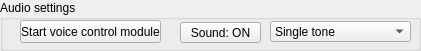
   <widget class="QGroupBox" name="groupBox_2">
    <property name="enabled">
     <bool>true</bool>
    </property>
    <property name="geometry">
     <rect>
      <x>10</x>
      <y>120</y>
      <width>421</width>
      <height>51</height>
     </rect>
    </property>
    <property name="title">
     <string>Audio settings</string>
    </property>
    <widget class="QPushButton" name="SoundButton">
     <property name="geometry">
      <rect>
       <x>180</x>
       <y>22</y>
       <width>81</width>
       <height>21</height>
      </rect>
     </property>
     <property name="text">
      <string>Sound: ON</string>
     </property>
    </widget>
    <widget class="QComboBox" name="SoundComboBox">
     <property name="enabled">
      <bool>true</bool>
     </property>
     <property name="geometry">
      <rect>
       <x>270</x>
       <y>21</y>
       <width>141</width>
       <height>21</height>
      </rect>
     </property>
     <item>
      <property name="text">
       <string>Single tone</string>
      </property>
     </item>
     <item>
      <property name="text">
       <string>Music Scale</string>
      </property>
     </item>
     <item>
      <property name="text">
       <string>Sequence-specific tones</string>
      </property>
     </item>
     <item>
      <property name="text">
       <string>Mario</string>
      </property>
     </item>
    </widget>
    <widget class="QPushButton" name="pushButton">
     <property name="geometry">
      <rect>
       <x>20</x>
       <y>20</y>
       <width>141</width>
       <height>23</height>
      </rect>
     </property>
     <property name="text">
      <string>Start voice control module</string>
     </property>
    </widget>
   </widget>
